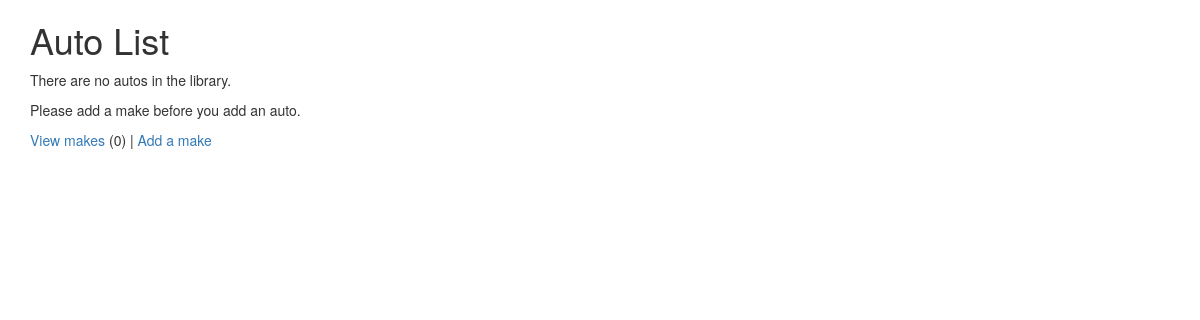
Before: /autos/ (signed in) with the older database file.
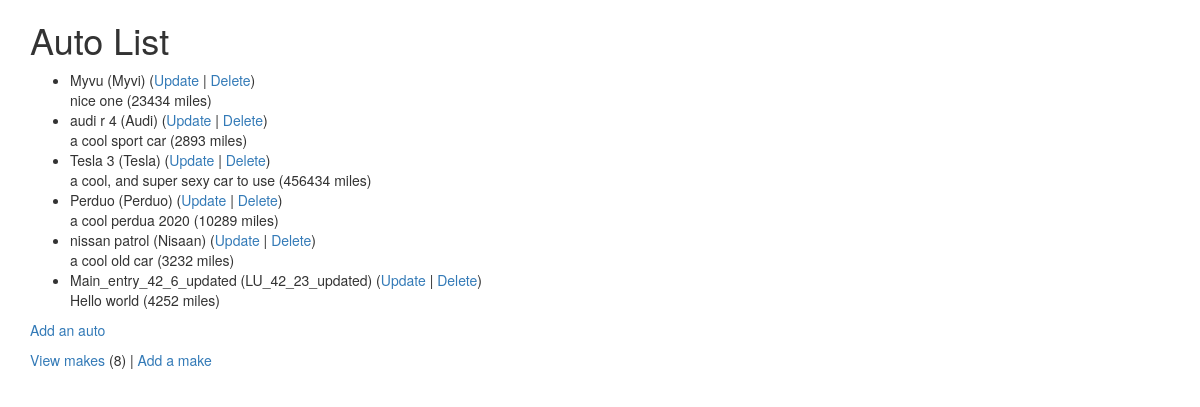
After: the same page with the newer database file.
### autos/models.py (models this page shows, shortened)
class Auto(models.Model):
    nickname = models.CharField(
            max_length=200,
            validators=[MinLengthValidator(2, "Nickname must be greater than 1 character")]
    )
    mileage = models.PositiveIntegerField()
    comments = models.CharField(max_length=300)
    make = models.ForeignKey('Make', on_delete=models.CASCADE, null=False)

class Make(models.Model):
    name = models.CharField(
            max_length=200,
            help_text='Enter a make (e.g. Dodge)',
            validators=[MinLengthValidator(2, "Make must be greater than 1 character")]
    )
    def __str__(self):
        return self.name

### autos/views.py (the view)
# urls.py: path('', views.MainView.as_view(), name='all'),
class MainView(LoginRequiredMixin, View):
    def get(self, request):
        mc = Make.objects.all().count()
        al = Auto.objects.all()
        ctx = {'make_count': mc, 'auto_list': al}
        return render(request, 'autos/auto_list.html', ctx)

### autos/templates/autos/auto_list.html
{% extends "base_bootstrap.html" %}
{% block content %}
  <h1>Auto List</h1>
  {% if auto_list %}
  <ul>
    {% for auto in auto_list %}
      <li>
          {{ auto.nickname }} ({{ auto.make }})
          (<a href="{% url 'autos:auto_update' auto.id %}">Update</a> |
          <a href="{% url 'autos:auto_delete' auto.id %}">Delete</a>) <br/>
          {{ auto.comments }} ({{ auto.mileage }} miles)
      </li>
    {% endfor %}
  </ul>
  {% else %}
    <p>There are no autos in the library.</p>
  {% endif %}
  <p>
    {% if make_count > 0 %}
      <a href="{% url 'autos:auto_create' %}">Add an auto</a>
    {% else %}
      Please add a make before you add an auto.
    {% endif %}
  </p>
  <p>
  <a href="{% url 'autos:make_list' %}">View makes</a> ({{ make_count }}) |
    <a href="{% url 'autos:make_create' %}">Add a make</a>
  </p>
{% endblock %}

Changed rows visible on the page:
added Auto: nickname "Myvu", make "Myvi", comments "nice one", mileage "23434"
added Auto: nickname "audi r 4", make "Audi", comments "a cool sport car", mileage "2893"
added Auto: nickname "Tesla 3", make "Tesla", comments "a cool, and super sexy car to use", mileage "456434"
added Auto: nickname "Perduo", make "Perduo", comments "a cool perdua 2020", mileage "10289"
added Auto: nickname "nissan patrol", make "Nisaan", comments "a cool old car", mileage "3232"
added Auto: nickname "Main_entry_42_6_updated", make "LU_42_23_updated", comments "Hello world", mileage "4252"
Other visible differences:
{{ make_count }}: "0" → "8"
text no longer shown: "There are no autos in the library. Please add a make before you add an auto."
text now shown: "Add an auto"
